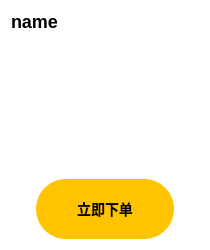
<?xml version="1.0" encoding="UTF-8"?>
<ui version="4.0">
 <class>GroupBox1</class>
 <widget class="QGroupBox" name="GroupBox1">
  <property name="geometry">
   <rect>
    <x>0</x>
    <y>0</y>
    <width>210</width>
    <height>250</height>
   </rect>
  </property>
  <property name="minimumSize">
   <size>
    <width>210</width>
    <height>250</height>
   </size>
  </property>
  <property name="maximumSize">
   <size>
    <width>210</width>
    <height>253</height>
   </size>
  </property>
  <property name="windowTitle">
   <string>GroupBox</string>
  </property>
  <property name="styleSheet">
   <string notr="true">background-color: white; border-radius: 20px;font: bold 14px;</string>
  </property>
  <layout class="QGridLayout" name="gridLayout">
   <item row="0" column="0" colspan="3">
    <widget class="QLabel" name="label">
     <property name="minimumSize">
      <size>
       <width>190</width>
       <height>0</height>
      </size>
     </property>
     <property name="styleSheet">
      <string notr="true">font-size: 18px;</string>
     </property>
     <property name="text">
      <string>name</string>
     </property>
    </widget>
   </item>
   <item row="3" column="1">
    <widget class="QPushButton" name="pushButton_15">
     <property name="sizePolicy">
      <sizepolicy hsizetype="Minimum" vsizetype="Minimum">
       <horstretch>0</horstretch>
       <verstretch>0</verstretch>
      </sizepolicy>
     </property>
     <property name="minimumSize">
      <size>
       <width>130</width>
       <height>60</height>
      </size>
     </property>
     <property name="maximumSize">
      <size>
       <width>16777215</width>
       <height>16777215</height>
      </size>
     </property>
     <property name="styleSheet">
      <string notr="true">background-color: #FFC300; border-radius: 30px; font: bold 14px;</string>
     </property>
     <property name="text">
      <string>立即下单</string>
     </property>
    </widget>
   </item>
   <item row="2" column="1">
    <widget class="QPushButton" name="pushButton_2">
     <property name="sizePolicy">
      <sizepolicy hsizetype="Maximum" vsizetype="Maximum">
       <horstretch>0</horstretch>
       <verstretch>0</verstretch>
      </sizepolicy>
     </property>
     <property name="minimumSize">
      <size>
       <width>140</width>
       <height>140</height>
      </size>
     </property>
     <property name="maximumSize">
      <size>
       <width>16777215</width>
       <height>16777215</height>
      </size>
     </property>
     <property name="text">
      <string/>
     </property>
    </widget>
   </item>
  </layout>
 </widget>
 <resources/>
 <connections/>
</ui>
